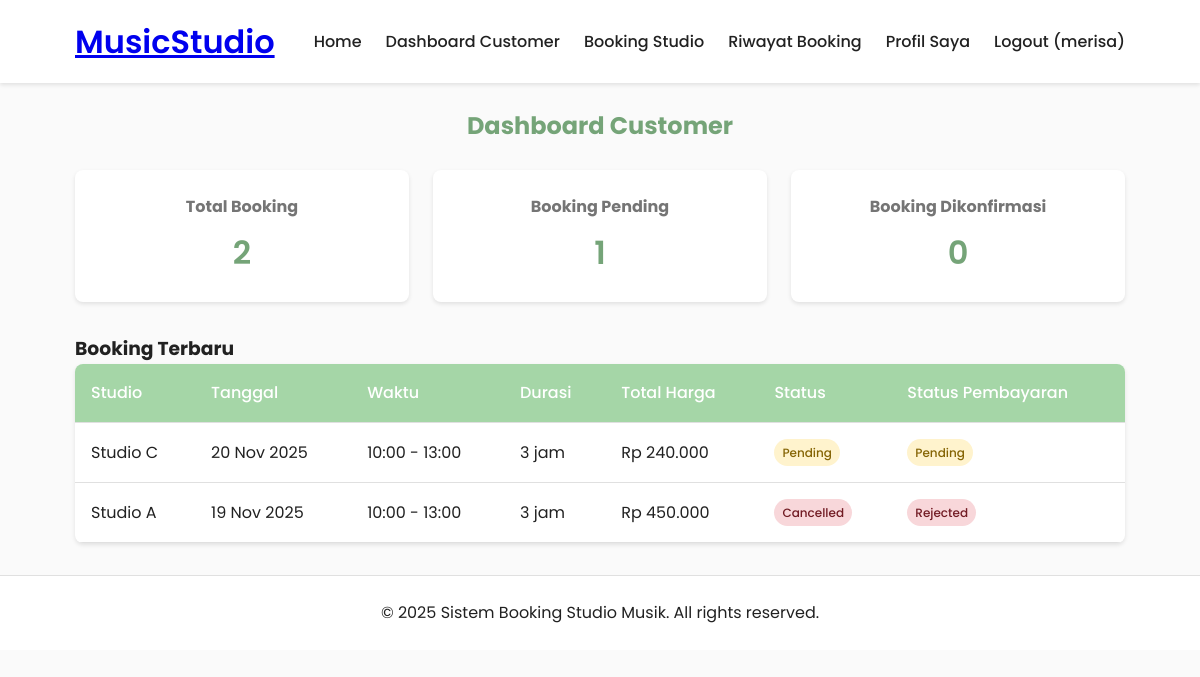
Screenshot of /customer/index.php (signed in) with the database file from the repository.
### tables this page shows
CREATE TABLE `bookings` (
  `id` int(11) NOT NULL,
  `user_id` int(11) NOT NULL,
  `studio_id` int(11) NOT NULL,
  `booking_date` date NOT NULL,
  `start_time` time NOT NULL,
  `end_time` time NOT NULL,
  `total_hours` int(11) NOT NULL,
  `total_price` decimal(10,2) NOT NULL,
  `status` enum('pending','confirmed','cancelled','completed') DEFAULT 'pending',
  `payment_proof` varchar(255) DEFAULT NULL,
  `payment_status` enum('pending','verified','rejected') DEFAULT 'pending',
  `created_at` timestamp NOT NULL DEFAULT current_timestamp()
);

CREATE TABLE `studios` (
  `id` int(11) NOT NULL,
  `name` varchar(100) NOT NULL,
  `description` text DEFAULT NULL,
  `price_per_hour` decimal(10,2) NOT NULL,
  `status` enum('available','maintenance','booked') DEFAULT 'available',
  `image_url` varchar(255) DEFAULT NULL,
  `created_at` timestamp NOT NULL DEFAULT current_timestamp()
);

### customer/index.php (the view, shortened to what this page needs)
<?php
require_once '../includes/header.php';
$user_id = $_SESSION['user_id'];
$stats = [];
$sql = "SELECT COUNT(*) as total FROM bookings WHERE user_id = '$user_id'";
$result = mysqli_query($conn, $sql);
$stats['total_bookings'] = $result ? mysqli_fetch_assoc($result)['total'] : 0;
$sql = "SELECT COUNT(*) as total FROM bookings WHERE user_id = '$user_id' AND status = 'pending'";
$result = mysqli_query($conn, $sql);
$stats['pending_bookings'] = $result ? mysqli_fetch_assoc($result)['total'] : 0;
$sql = "SELECT COUNT(*) as total FROM bookings WHERE user_id = '$user_id' AND status = 'confirmed'";
$result = mysqli_query($conn, $sql);
$stats['confirmed_bookings'] = $result ? mysqli_fetch_assoc($result)['total'] : 0;
$sql = "SELECT b.*, s.name as studio_name
        FROM bookings b
        JOIN studios s ON b.studio_id = s.id
        WHERE b.user_id = '$user_id'
        ORDER BY b.created_at DESC LIMIT 5";
$recent_bookings = mysqli_query($conn, $sql);
?>
<div class="dashboard">
    <h2>Dashboard Customer</h2>
    <div class="stats-grid">
        <div class="stat-card">
            <h3>Total Booking</h3>
            <p><?php echo $stats['total_bookings']; ?></p>
        </div>
        <div class="stat-card">
            <h3>Booking Pending</h3>
            <p><?php echo $stats['pending_bookings']; ?></p>
        </div>
        <div class="stat-card">
            <h3>Booking Dikonfirmasi</h3>
            <p><?php echo $stats['confirmed_bookings']; ?></p>
        </div>
    </div>
    <div class="recent-bookings">
        <h3>Booking Terbaru</h3>
        <?php if ($recent_bookings && mysqli_num_rows($recent_bookings) > 0): ?>
        <table>
            <thead>
                <tr>
                    <th>Studio</th>
                    <th>Tanggal</th>
                    <th>Waktu</th>
                    <th>Durasi</th>
                    <th>Total Harga</th>
                    <th>Status</th>
                    <th>Status Pembayaran</th>
                </tr>
            </thead>
            <tbody>
                <?php while($booking = mysqli_fetch_assoc($recent_bookings)): ?>
                <tr>
                    <td><?php echo htmlspecialchars($booking['studio_name']); ?></td>
                    <td><?php echo date('d M Y', strtotime($booking['booking_date'])); ?></td>
                    <td><?php echo date('H:i', strtotime($booking['start_time'])) . ' - ' . date('H:i', strtotime($booking['end_time'])); ?></td>
                    <td><?php echo $booking['total_hours']; ?> jam</td>
                    <td><?php echo formatRupiah($booking['total_price']); ?></td>
                    <td><?php echo getStatusBadge($booking['status']); ?></td>
                    <td><?php echo getStatusBadge($booking['payment_status']); ?></td>
                </tr>
                <?php endwhile; ?>
            </tbody>
        </table>
        <?php else: ?>
            <p>Anda belum memiliki booking.</p>
        <?php endif; ?>
    </div>
</div>
<?php include '../includes/footer.php'; ?>

### includes/functions.php (shortened to what this page needs)
<?php
function formatRupiah($angka) {
    return 'Rp ' . number_format($angka, 0, ',', '.');
}
function getStatusBadge($status) {
    $statusClass = '';
    switch ($status) {
        case 'pending':
            $statusClass = 'status-pending';
            break;
        case 'cancelled':
            $statusClass = 'status-cancelled';
            break;
        case 'rejected':
            $statusClass = 'status-cancelled';
            break;
    }
    return '<span class="status-badge ' . $statusClass . '">' . $status . '</span>';
}

### css/style.css (style rules this page uses)
:root { --primary: #a5d6a7; --primary-dark: #75a478; --secondary: #ffcc80; --accent: #ce93d8; --background: #fafafa; --surface: #ffffff; --error: #f44336; --success: #4caf50; --text-primary: #212121; --text-secondary: #757575; --border: #e0e0e0; --shadow: 0 2px 4px rgba(0, 0, 0, 0.1); }
* { margin: 0; padding: 0; box-sizing: border-box; }
body { font-family: "Poppins", sans-serif; background-color: var(--background); color: var(--text-primary); line-height: 1.6; }
.dashboard h2 { margin: 1.5rem 0; color: var(--primary-dark); text-align: center; }
.stats-grid { display: grid; grid-template-columns: repeat(auto-fit, minmax(250px, 1fr)); gap: 1.5rem; margin-bottom: 2rem; }
.stat-card { background-color: var(--surface); padding: 1.5rem; border-radius: 8px; box-shadow: var(--shadow); text-align: center; transition: transform 0.3s; }
.stat-card h3 { color: var(--text-secondary); font-size: 1rem; margin-bottom: 0.5rem; }
.stat-card p { font-size: 2rem; font-weight: 600; color: var(--primary-dark); }
table { width: 100%; border-collapse: collapse; background-color: var(--surface); border-radius: 8px; overflow: hidden; box-shadow: var(--shadow); margin-bottom: 1rem; }
table th, table td { padding: 1rem; text-align: left; border-bottom: 1px solid var(--border); }
table th { background-color: var(--primary); color: white; font-weight: 500; }
.status-badge { padding: 0.25rem 0.5rem; border-radius: 20px; font-size: 0.75rem; font-weight: 500; text-transform: capitalize; display: inline-block; }
.status-pending { background-color: #fff3cd; color: #856404; }
.status-cancelled { background-color: #f8d7da; color: #721c24; }

### rows the page displays
bookings: studio.name "Studio C", booking_date "20 Nov 2025", start_time "10:00", end_time "13:00", total_hours "3", total_price "Rp 240.000", status "Pending Pending"
bookings: studio.name "Studio A", booking_date "19 Nov 2025", start_time "10:00", end_time "13:00", total_hours "3", total_price "Rp 450.000", status "Cancelled Rejected"

### other values shown
$_SESSION['username'] "merisa"
$stats['total_bookings'] "2"
$stats['pending_bookings'] "1"
$stats['confirmed_bookings'] "0"
